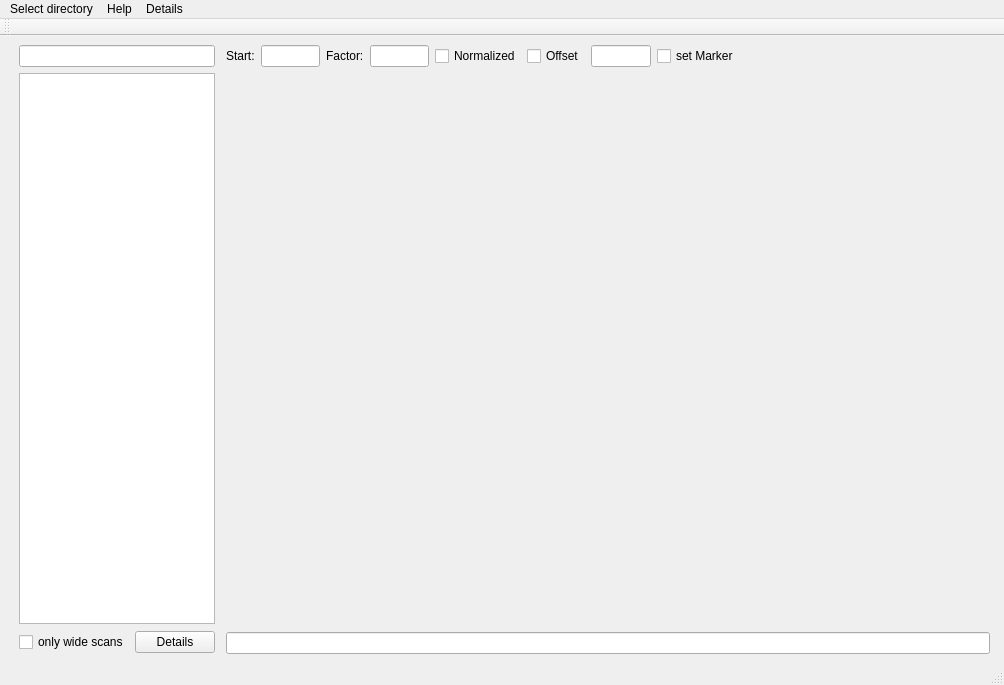
<?xml version="1.0" encoding="UTF-8"?>
<ui version="4.0">
 <class>Auger_data_browser</class>
 <widget class="QMainWindow" name="Auger_data_browser">
  <property name="geometry">
   <rect>
    <x>0</x>
    <y>0</y>
    <width>1004</width>
    <height>685</height>
   </rect>
  </property>
  <property name="windowTitle">
   <string>Auger data browser</string>
  </property>
  <widget class="QWidget" name="centralwidget">
   <layout class="QVBoxLayout" name="verticalLayout_2">
    <item>
     <layout class="QHBoxLayout" name="horizontalLayout">
      <property name="sizeConstraint">
       <enum>QLayout::SetMinimumSize</enum>
      </property>
      <property name="leftMargin">
       <number>5</number>
      </property>
      <property name="rightMargin">
       <number>5</number>
      </property>
      <item>
       <layout class="QVBoxLayout" name="verticalLayout_3">
        <property name="sizeConstraint">
         <enum>QLayout::SetMinimumSize</enum>
        </property>
        <property name="leftMargin">
         <number>5</number>
        </property>
        <property name="rightMargin">
         <number>5</number>
        </property>
        <item>
         <widget class="QLineEdit" name="lineEdit_directory">
          <property name="sizePolicy">
           <sizepolicy hsizetype="Minimum" vsizetype="Fixed">
            <horstretch>0</horstretch>
            <verstretch>0</verstretch>
           </sizepolicy>
          </property>
          <property name="minimumSize">
           <size>
            <width>20</width>
            <height>0</height>
           </size>
          </property>
         </widget>
        </item>
        <item>
         <widget class="QListWidget" name="listWidget">
          <property name="enabled">
           <bool>true</bool>
          </property>
          <property name="sizePolicy">
           <sizepolicy hsizetype="Minimum" vsizetype="Expanding">
            <horstretch>0</horstretch>
            <verstretch>0</verstretch>
           </sizepolicy>
          </property>
          <property name="minimumSize">
           <size>
            <width>20</width>
            <height>0</height>
           </size>
          </property>
          <property name="alternatingRowColors">
           <bool>true</bool>
          </property>
          <property name="selectionMode">
           <enum>QAbstractItemView::ExtendedSelection</enum>
          </property>
         </widget>
        </item>
        <item>
         <layout class="QHBoxLayout" name="horizontalLayout_3">
          <property name="topMargin">
           <number>1</number>
          </property>
          <property name="bottomMargin">
           <number>1</number>
          </property>
          <item>
           <widget class="QCheckBox" name="checkBoxWideScans">
            <property name="toolTip">
             <string>not used yet</string>
            </property>
            <property name="text">
             <string>only wide scans</string>
            </property>
           </widget>
          </item>
          <item>
           <widget class="QPushButton" name="pushButton_details">
            <property name="sizePolicy">
             <sizepolicy hsizetype="Minimum" vsizetype="Minimum">
              <horstretch>0</horstretch>
              <verstretch>0</verstretch>
             </sizepolicy>
            </property>
            <property name="minimumSize">
             <size>
              <width>0</width>
              <height>14</height>
             </size>
            </property>
            <property name="toolTip">
             <string>Show all details for the last data file</string>
            </property>
            <property name="text">
             <string>Details</string>
            </property>
           </widget>
          </item>
         </layout>
        </item>
       </layout>
      </item>
      <item>
       <layout class="QVBoxLayout" name="verticalLayout">
        <item>
         <layout class="QHBoxLayout" name="horizontalLayout_2">
          <property name="sizeConstraint">
           <enum>QLayout::SetMinimumSize</enum>
          </property>
          <item>
           <widget class="QLabel" name="label_2">
            <property name="text">
             <string>Start:</string>
            </property>
           </widget>
          </item>
          <item>
           <widget class="QLineEdit" name="lineEdit_xmin">
            <property name="sizePolicy">
             <sizepolicy hsizetype="Fixed" vsizetype="Fixed">
              <horstretch>0</horstretch>
              <verstretch>0</verstretch>
             </sizepolicy>
            </property>
            <property name="minimumSize">
             <size>
              <width>10</width>
              <height>0</height>
             </size>
            </property>
           </widget>
          </item>
          <item>
           <widget class="QLabel" name="label">
            <property name="text">
             <string>Factor:</string>
            </property>
           </widget>
          </item>
          <item>
           <widget class="QLineEdit" name="lineEdit_factor">
            <property name="sizePolicy">
             <sizepolicy hsizetype="Minimum" vsizetype="Fixed">
              <horstretch>0</horstretch>
              <verstretch>0</verstretch>
             </sizepolicy>
            </property>
            <property name="minimumSize">
             <size>
              <width>10</width>
              <height>0</height>
             </size>
            </property>
           </widget>
          </item>
          <item>
           <widget class="QCheckBox" name="checkBoxNormalized">
            <property name="text">
             <string>Normalized</string>
            </property>
           </widget>
          </item>
          <item>
           <widget class="QCheckBox" name="checkBoxOffset">
            <property name="text">
             <string>Offset</string>
            </property>
           </widget>
          </item>
          <item>
           <widget class="QLineEdit" name="lineEdit_offset">
            <property name="sizePolicy">
             <sizepolicy hsizetype="Minimum" vsizetype="Fixed">
              <horstretch>0</horstretch>
              <verstretch>0</verstretch>
             </sizepolicy>
            </property>
            <property name="minimumSize">
             <size>
              <width>10</width>
              <height>0</height>
             </size>
            </property>
           </widget>
          </item>
          <item>
           <widget class="QCheckBox" name="checkBoxMarker">
            <property name="text">
             <string>set Marker</string>
            </property>
           </widget>
          </item>
          <item>
           <spacer name="horizontalSpacer">
            <property name="orientation">
             <enum>Qt::Horizontal</enum>
            </property>
            <property name="sizeHint" stdset="0">
             <size>
              <width>300</width>
              <height>20</height>
             </size>
            </property>
           </spacer>
          </item>
         </layout>
        </item>
        <item>
         <widget class="QLabel" name="drawWidget">
          <property name="sizePolicy">
           <sizepolicy hsizetype="Expanding" vsizetype="MinimumExpanding">
            <horstretch>1</horstretch>
            <verstretch>1</verstretch>
           </sizepolicy>
          </property>
          <property name="minimumSize">
           <size>
            <width>50</width>
            <height>50</height>
           </size>
          </property>
          <property name="text">
           <string/>
          </property>
          <layout class="QVBoxLayout" name="verticalLayout_2"/>
         </widget>
        </item>
        <item>
         <widget class="QLineEdit" name="lineEdit"/>
        </item>
       </layout>
      </item>
     </layout>
    </item>
   </layout>
  </widget>
  <widget class="QMenuBar" name="menubar">
   <property name="geometry">
    <rect>
     <x>0</x>
     <y>0</y>
     <width>1004</width>
     <height>22</height>
    </rect>
   </property>
   <widget class="QMenu" name="menuSelect_directory">
    <property name="title">
     <string>Select directory</string>
    </property>
    <addaction name="action_test"/>
    <addaction name="action_directory"/>
   </widget>
   <widget class="QMenu" name="menuHelp">
    <property name="title">
     <string>Help</string>
    </property>
    <addaction name="action_help"/>
   </widget>
   <widget class="QMenu" name="menuDetails">
    <property name="title">
     <string>Details</string>
    </property>
   </widget>
   <addaction name="menuSelect_directory"/>
   <addaction name="menuHelp"/>
   <addaction name="menuDetails"/>
  </widget>
  <widget class="QStatusBar" name="statusbar"/>
  <widget class="QToolBar" name="toolBar">
   <property name="windowTitle">
    <string>toolBar</string>
   </property>
   <attribute name="toolBarArea">
    <enum>TopToolBarArea</enum>
   </attribute>
   <attribute name="toolBarBreak">
    <bool>false</bool>
   </attribute>
  </widget>
  <action name="action_test">
   <property name="text">
    <string>Backup directory</string>
   </property>
  </action>
  <action name="action_directory">
   <property name="text">
    <string>Data directory</string>
   </property>
  </action>
  <action name="action_help">
   <property name="text">
    <string>About</string>
   </property>
  </action>
 </widget>
 <resources/>
 <connections/>
</ui>
